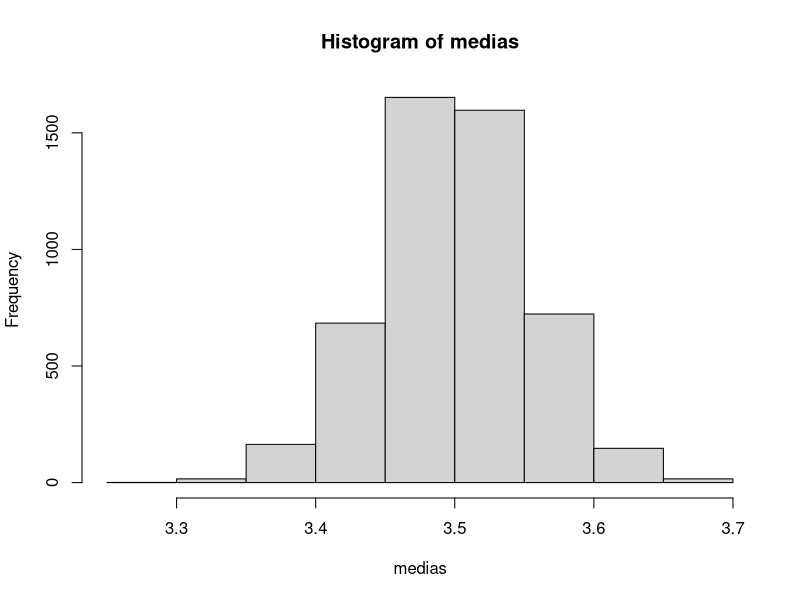

Here is the R script that generated this plot:
#NA: not available
a <- c(2, 3, 5, NA)
mean(a, na.rm = TRUE)

#Funções
bilhete <- c(10, 20, 30, 40, 50, 60)

length(bilhete)
max(bilhete)
min(bilhete)
mean(bilhete)

#summary(bilhete)

sorteio <- sample(x = 1:60, size = 6, replace = FALSE)

sum(bilhete %in% sorteio)

#Laços
#For
soma <- 0

#sum(1:20)
for(i in 1:20){
  soma <- soma + i
}
soma

medias <- c()
for(i in 1:5000){
  #media <- mean(sample(x = 1:6, size = 1000, replace = TRUE))
  #medias <- c(medias, media)
  
  medias[i] <- mean(sample(x = 1:6, size = 1000, replace = TRUE))
}

hist(medias)
mean(medias)

#While
soma <- 0
i <- 1
while(soma < 1000){
  soma <- soma + i
  i <- i + 1
}
soma
i

#Mega Sena
bilhete <- c(10, 20, 30, 40, 50, 60)
semanas <- 0
acertos <- 0

while(acertos < 4){
  semanas <- semanas + 1
  
  sorteio <- sample(x = 1:60, size = 6, replace = FALSE)
  acertos <- sum(bilhete %in% sorteio)
}
semanas/52
acertos
